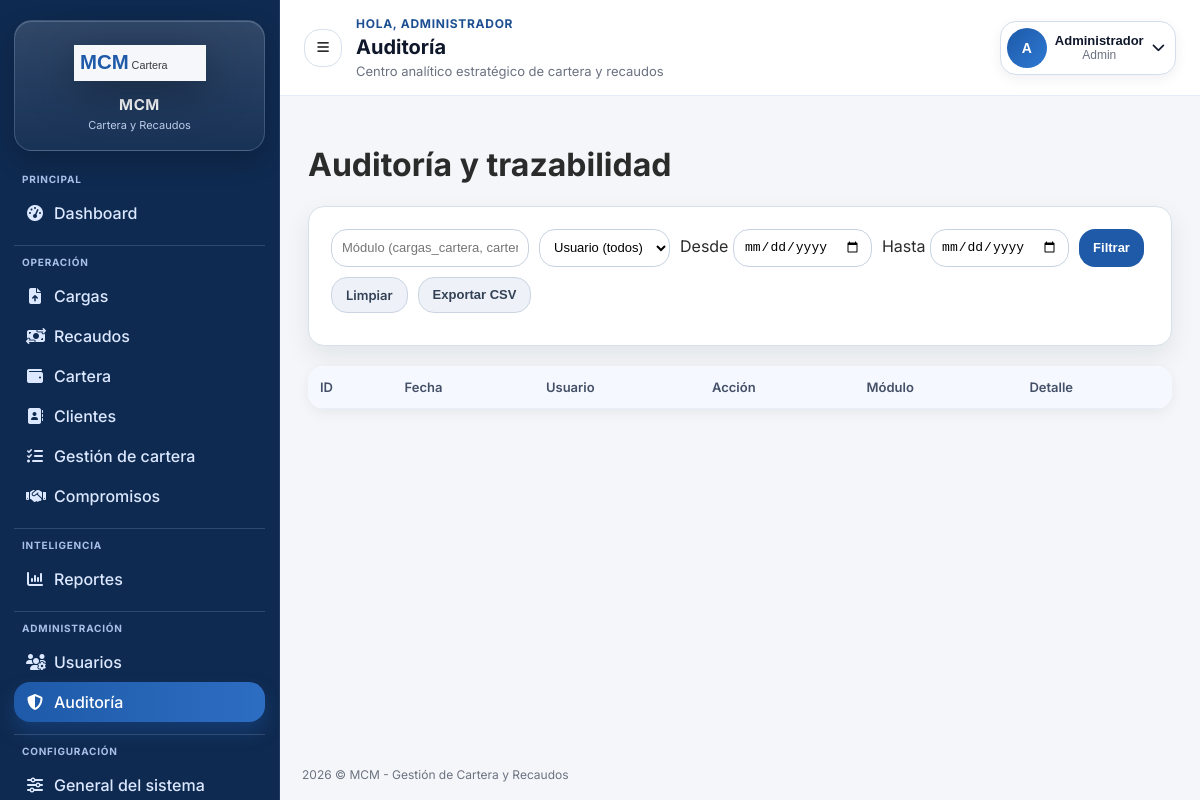
Page /admin/auditoria.php (signed in) on the committed database.
### tables this page shows
CREATE TABLE IF NOT EXISTS usuarios (
    id BIGINT AUTO_INCREMENT PRIMARY KEY,
    nombre VARCHAR(120) NOT NULL,
    email VARCHAR(120) NOT NULL UNIQUE,
    password_hash VARCHAR(255) NOT NULL,
    rol ENUM('admin', 'analista', 'visualizador') NOT NULL DEFAULT 'visualizador',
    estado ENUM('activo', 'inactivo') NOT NULL DEFAULT 'activo',
    created_at DATETIME NOT NULL DEFAULT CURRENT_TIMESTAMP,
    updated_at DATETIME NOT NULL DEFAULT CURRENT_TIMESTAMP ON UPDATE CURRENT_TIMESTAMP
);

### public/admin/auditoria.php (called while the page is built)
<?php
require_once __DIR__ . '/../modules/admin/auditoria.php';

### app/config/app.php (called while the page is built, shortened)
<?php
if (!function_exists('app_base_url')) {
    function app_base_url(): string
    {
        return APP_BASE_URL;
    }
}
if (!function_exists('app_starts_with')) {
    function app_starts_with(string $haystack, string $needle): bool
    {
        return $needle === '' || strncmp($haystack, $needle, strlen($needle)) === 0;
    }
}
if (!function_exists('app_url')) {
    function app_url(string $path = ''): string
    {
        $base = app_base_url();
        $cleanPath = ltrim($path, '/');
        return $base === '' ? '/' . $cleanPath : $base . '/' . $cleanPath;
    }
}
if (!function_exists('app_request_path')) {
    function app_request_path(): string
    {
        $uriPath = (string)(parse_url($_SERVER['REQUEST_URI'] ?? '', PHP_URL_PATH) ?? '/');
        $base = app_base_url();
        if ($base !== '' && app_starts_with($uriPath, $base)) {
            $uriPath = substr($uriPath, strlen($base));
        }
        $uriPath = '/' . ltrim($uriPath, '/');
        return $uriPath;
    }
}
if (!function_exists('app_route_is')) {
    function app_route_is(array $paths): bool
    {
        $current = app_request_path();
        foreach ($paths as $path) {
            $normalized = '/' . ltrim($path, '/');
            if ($current === $normalized) {
                return true;
            }
            $prefix = rtrim($normalized, '/') . '/';
        }
        return false;
    }
}

### app/services/SystemSettingsService.php (called while the page is built, shortened)
<?php
require_once __DIR__ . '/../config/app.php';
function system_setting_get(PDO $pdo, string $key, ?string $default = null): ?string
{
    $stmt = $pdo->prepare('SELECT setting_value FROM system_settings WHERE setting_key = ? LIMIT 1');
    $stmt->execute([$key]);
    $value = $stmt->fetchColumn();
    if ($value === false || $value === null || trim((string)$value) === '') {
        return $default;
    }
    return (string)$value;
}
function system_logo_default_path(): string
{
    return 'assets/img/logo-mcm.svg';
}
function system_logo_public_path(?string $relativePath): ?string
{
    if (!is_string($relativePath) || trim($relativePath) === '') {
        return null;
    }
    $normalized = ltrim(str_replace('\\', '/', $relativePath), '/');
    return $normalized;
}
function system_logo_url(?PDO $pdo = null): string
{
    $customPath = null;
    if ($pdo instanceof PDO) {
        try {
            $customPath = system_setting_get($pdo, 'institutional_logo_path');
        } catch (Throwable $exception) {
            $customPath = null;
        }
    } else {
        try {
            require __DIR__ . '/../config/db.php';
            if (isset($pdo) && $pdo instanceof PDO) {
                $customPath = system_setting_get($pdo, 'institutional_logo_path');
            }
        } catch (Throwable $exception) {
            $customPath = null;
        }
    }
    $resolvedCustomPath = system_logo_public_path($customPath);
    $cached = app_url($resolvedCustomPath ?? system_logo_default_path());
    return $cached;
}

### app/config/db.php (called while the page is built, shortened)
<?php
$user = getenv('DB_USER') ?: 'mcmuser';

### app/config/auth.php (called while the page is built, shortened)
<?php
function current_user(): ?array
{
    return $_SESSION['user'] ?? null;
}

### app/views/layout.php (the view, shortened to what this page needs)
<?php
require_once __DIR__ . '/../config/auth.php';
require_once __DIR__ . '/../config/app.php';
require_once __DIR__ . '/../services/SystemSettingsService.php';
function render_layout(string $title, string $content): void
{
    $user = current_user();
    $role = $user['rol'] ?? 'visualizador';
    $menuBySection = [];
    foreach ($menu as $item) {
        $section = $item['section'] ?? 'General';
        $menuBySection[$section][] = $item;
    }
    ?>
    <!doctype html>
    <html lang="es">
    <head>
      <?php $logoUrl = system_logo_url(); ?>
      <link rel="stylesheet" href="https://cdnjs.cloudflare.com/ajax/libs/font-awesome/6.5.2/css/all.min.css">
      <link rel="stylesheet" href="<?= htmlspecialchars(app_url('assets/css/app.css')) ?>">
    </head>
    <body>
      <aside class="app-sidebar" id="appSidebar">
        <div class="sidebar-brand">
          <img src="<?= htmlspecialchars($logoUrl) ?>" alt="MCM" class="sidebar-logo">
          <div class="sidebar-brand-text">
            <div class="sidebar-brand-title">MCM</div>
            <div class="sidebar-brand-subtitle">Cartera y Recaudos</div>
          </div>
        </div>
        <nav class="sidebar-nav">
          <?php foreach ($menuBySection as $sectionName => $items): ?>
            <div class="sidebar-section">
              <p class="sidebar-section-label"><?= htmlspecialchars($sectionName) ?></p>
              <?php foreach ($items as $item): ?>
                <?php $active = app_route_is($item['match']); ?>
                <a class="sidebar-link <?= $active ? 'active' : '' ?>" href="<?= htmlspecialchars(app_url($item['url'])) ?>">
                  <i class="<?= htmlspecialchars($item['icon']) ?>"></i>
                  <span><?= htmlspecialchars($item['label']) ?></span>
                </a>
              <?php endforeach; ?>
            </div>
          <?php endforeach; ?>
        </nav>
      </aside>
      <div class="app-main">
        <header class="app-topbar">
          <button class="icon-button" id="sidebarToggle" type="button" aria-label="Abrir menú">
            <i class="fa-solid fa-bars"></i>
          </button>
          <div class="topbar-title-wrap">
            <p class="topbar-greeting">Hola, <?= htmlspecialchars((string)($user['nombre'] ?? 'equipo')) ?></p>
            <h1 class="topbar-title"><?= htmlspecialchars($title) ?></h1>
            <p class="topbar-subtitle">Centro analítico estratégico de cartera y recaudos</p>
          </div>
          <div class="topbar-user" id="topbarUserMenu">
            <button class="user-menu-trigger" id="userMenuToggle" type="button" aria-label="Abrir menú de usuario" aria-expanded="false">
              <div class="avatar">
                <?= strtoupper(substr((string)($user['nombre'] ?? 'U'), 0, 1)) ?>
              </div>
              <div class="user-meta">
                <strong><?= htmlspecialchars((string)($user['nombre'] ?? 'Usuario')) ?></strong>
                <span><?= htmlspecialchars(ucfirst((string)$role)) ?></span>
              </div>
              <i class="fa-solid fa-chevron-down"></i>
            </button>
          </div>
        </header>
        <main class="app-content">
          <?= $content ?>
        </main>
        <footer class="app-footer">
          <span><?= date('Y') ?> &copy; MCM - Gestión de Cartera y Recaudos</span>
        </footer>
      </div>
    </body>
    </html>
    <?php
}

### public/assets/css/app.css (style rules this page uses)
:root { --mcm-blue: #1E5AA8; --mcm-blue-hover: #15427A; --mcm-blue-strong: #0F2A50; --mcm-cyan: #0EA5A6; --mcm-dark: #2B2B2B; --mcm-bg: #F4F6F9; --mcm-bg-soft: #F8FBFF; --mcm-white: #FFFFFF; --mcm-success: #22C55E; --mcm-danger: #EF4444; --mcm-warning: #F59E0B; --mcm-border: #D8E0EC; --mcm-muted: #6B7280; --shadow-soft: 0 10px 26px rgba(15, 23, 42, 0.08); --shadow-xs: 0 4px 14px rgba(15, 23, 42, 0.06); --radius-md: 16px; --radius-sm: 16px; }
* { box-sizing: border-box; }
html, body { margin: 0; padding: 0; font-family: "Inter", "Segoe UI", Roboto, Arial, sans-serif; color: var(--mcm-dark); background: var(--mcm-bg); }
a { color: var(--mcm-blue); text-decoration: none; }
.app-sidebar { position: fixed; inset: 0 auto 0 0; width: 280px; background: #0F2A50; color: #E6EEFF; border-right: 1px solid rgba(255, 255, 255, 0.08); z-index: 40; padding: 20px 14px 14px; overflow-y: auto; }
.sidebar-brand { display: grid; justify-items: center; text-align: center; gap: 14px; padding: 24px 16px 18px; border: 1px solid rgba(195, 217, 255, 0.2); background: linear-gradient(180deg, rgba(255, 255, 255, 0.14), rgba(255, 255, 255, 0.04)); border-radius: 18px; margin-bottom: 22px; box-shadow: inset 0 1px 0 rgba(255, 255, 255, 0.18), 0 10px 26px rgba(0, 0, 0, 0.2); }
.sidebar-logo { width: min(86%, 132px); max-height: 128px; object-fit: contain; filter: drop-shadow(0 10px 20px rgba(9, 19, 35, 0.5)); }
.sidebar-brand-text { display: grid; gap: 4px; }
.sidebar-brand-title { font-weight: 700; font-size: 15px; color: #fff; letter-spacing: 0.6px; }
.sidebar-brand-subtitle { font-size: 11px; color: #BFD0ED; margin-top: 0; }
.sidebar-nav { display: grid; gap: 12px; }
.sidebar-section { border-top: 1px solid rgba(201, 217, 247, 0.18); padding-top: 10px; }
.sidebar-section:first-child { border-top: none; padding-top: 0; }
.sidebar-section-label { margin: 0 8px 8px; text-transform: uppercase; letter-spacing: .08em; font-size: 10px; color: #A8C0E8; font-weight: 700; }
.sidebar-link { display: flex; align-items: center; gap: 10px; padding: 10px 12px; border-radius: 16px; color: #DCE8FF; font-weight: 500; transition: all .2s ease; }
.sidebar-link i { width: 18px; text-align: center; }
.sidebar-link.active { background: linear-gradient(90deg, var(--mcm-blue) 0%, #2D6DC2 100%); color: #fff; box-shadow: 0 10px 18px rgba(30, 90, 168, 0.36); }
.app-main { margin-left: 280px; min-height: 100vh; display: flex; flex-direction: column; }
.app-topbar { position: sticky; top: 0; z-index: 20; background: var(--mcm-white); border-bottom: 1px solid #E5ECF7; padding: 16px 24px; display: flex; align-items: center; justify-content: space-between; gap: 14px; }
.topbar-title-wrap { flex: 1; min-width: 0; }
.topbar-title { margin: 0; font-size: 20px; color: #0F172A; }
.topbar-greeting { margin: 0 0 4px; color: #1D4F91; font-size: 12px; font-weight: 700; text-transform: uppercase; letter-spacing: .06em; }
.topbar-subtitle { margin: 4px 0 0; color: var(--mcm-muted); font-size: 13px; }
.topbar-user { position: relative; display: flex; align-items: center; gap: 8px; }
.user-menu-trigger { border: 1px solid #D4DEEC; background: #fff; border-radius: 16px; padding: 6px 10px 6px 6px; display: inline-flex; align-items: center; gap: 8px; cursor: pointer; color: #0F172A; box-shadow: var(--shadow-xs); }
.avatar { width: 40px; height: 40px; border-radius: 50%; background: linear-gradient(135deg, var(--mcm-blue), #2E79D3); color: #fff; display: inline-flex; align-items: center; justify-content: center; font-weight: 700; font-size: 14px; }
.user-meta { display: grid; line-height: 1.2; }
.user-meta strong { font-size: 13px; }
.user-meta span { font-size: 12px; color: var(--mcm-muted); }
.icon-button { width: 38px; height: 38px; border-radius: 16px; border: 1px solid var(--mcm-border); background: #fff; color: var(--mcm-dark); display: inline-flex; align-items: center; justify-content: center; }
.app-content { padding: 28px; }
.app-footer { margin-top: auto; padding: 14px 22px 18px; color: var(--mcm-muted); font-size: 12px; }

### rows in the picture
usuarios: nombre "ADMINISTRADOR", nombre "A", nombre "Administrador"

### other values in the picture
$sectionName "PRINCIPAL"
$item['label'] "Dashboard"
$sectionName "OPERACIÓN"
$item['label'] "Cargas"
$item['label'] "Recaudos"
$item['label'] "Cartera"
$item['label'] "Clientes"
$item['label'] "Gestión de cartera"
$item['label'] "Compromisos"
$sectionName "INTELIGENCIA"
$item['label'] "Reportes"
$sectionName "ADMINISTRACIÓN"
$item['label'] "Usuarios"
$item['label'] "Auditoría"
$sectionName "CONFIGURACIÓN"
